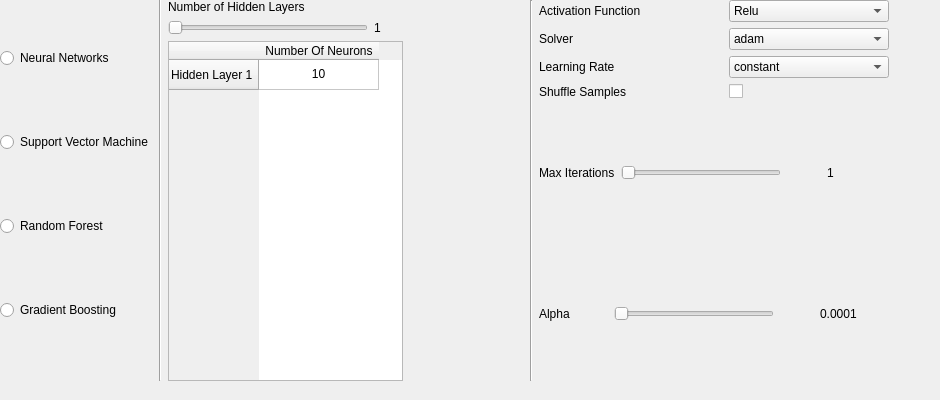
        <widget class="QWidget" name="page_regression">
         <widget class="QWidget" name="horizontalLayoutWidget">
          <property name="geometry">
           <rect>
            <x>0</x>
            <y>-10</y>
            <width>931</width>
            <height>391</height>
           </rect>
          </property>
          <layout class="QHBoxLayout" name="horizontalLayout_9">
           <property name="sizeConstraint">
            <enum>QLayout::SetMaximumSize</enum>
           </property>
           <item>
            <layout class="QVBoxLayout" name="verticalLayout_9">
             <item>
              <widget class="QRadioButton" name="nn_regression_radioButton">
               <property name="text">
                <string>Neural Networks</string>
               </property>
              </widget>
             </item>
             <item>
              <widget class="QRadioButton" name="svm_regression_radioButton">
               <property name="text">
                <string>Support Vector Machine</string>
               </property>
              </widget>
             </item>
             <item>
              <widget class="QRadioButton" name="randomforest_regression_radioButton">
               <property name="text">
                <string>Random Forest</string>
               </property>
              </widget>
             </item>
             <item>
              <widget class="QRadioButton" name="gradientboosting_regression_radioButton">
               <property name="text">
                <string>Gradient Boosting</string>
               </property>
              </widget>
             </item>
            </layout>
           </item>
           <item>
            <widget class="Line" name="line_2">
             <property name="orientation">
              <enum>Qt::Vertical</enum>
             </property>
            </widget>
           </item>
           <item>
            <widget class="QStackedWidget" name="regression_parameters_stackedWidget">
             <property name="currentIndex">
              <number>0</number>
             </property>
             <widget class="QWidget" name="nn_regression_page">
              <widget class="QWidget" name="layoutWidget">
               <property name="geometry">
                <rect>
                 <x>0</x>
                 <y>10</y>
                 <width>721</width>
                 <height>381</height>
                </rect>
               </property>
               <layout class="QHBoxLayout" name="horizontalLayout_17">
                <item>
                 <layout class="QVBoxLayout" name="verticalLayout_11">
                  <item>
                   <widget class="QLabel" name="reg_nn_hidden_layers_label">
                    <property name="sizePolicy">
                     <sizepolicy hsizetype="Minimum" vsizetype="Preferred">
                      <horstretch>0</horstretch>
                      <verstretch>0</verstretch>
                     </sizepolicy>
                    </property>
                    <property name="maximumSize">
                     <size>
                      <width>160</width>
                      <height>16777215</height>
                     </size>
                    </property>
                    <property name="text">
                     <string>Number of Hidden Layers</string>
                    </property>
                   </widget>
                  </item>
                  <item>
                   <layout class="QHBoxLayout" name="horizontalLayout_19">
                    <item>
                     <widget class="QSlider" name="reg_nn_layers_horizontalSlider">
                      <property name="maximumSize">
                       <size>
                        <width>200</width>
                        <height>16777215</height>
                       </size>
                      </property>
                      <property name="minimum">
                       <number>1</number>
                      </property>
                      <property name="maximum">
                       <number>50</number>
                      </property>
                      <property name="orientation">
                       <enum>Qt::Horizontal</enum>
                      </property>
                     </widget>
                    </item>
                    <item>
                     <widget class="QLabel" name="reg_nn_layers_label">
                      <property name="text">
                       <string>1</string>
                      </property>
                     </widget>
                    </item>
                   </layout>
                  </item>
                  <item>
                   <widget class="QTableWidget" name="reg_nn_layers_tableWidget">
                    <property name="maximumSize">
                     <size>
                      <width>235</width>
                      <height>16777215</height>
                     </size>
                    </property>
                    <attribute name="horizontalHeaderDefaultSectionSize">
                     <number>120</number>
                    </attribute>
                    <row>
                     <property name="text">
                      <string>Hidden Layer 1</string>
                     </property>
                    </row>
                    <column>
                     <property name="text">
                      <string>Number Of Neurons</string>
                     </property>
                    </column>
                    <item row="0" column="0">
                     <property name="text">
                      <string>10</string>
                     </property>
                     <property name="textAlignment">
                      <set>AlignCenter</set>
                     </property>
                    </item>
                   </widget>
                  </item>
                 </layout>
                </item>
                <item>
                 <widget class="Line" name="line_3">
                  <property name="orientation">
                   <enum>Qt::Horizontal</enum>
                  </property>
                 </widget>
                </item>
                <item>
                 <widget class="Line" name="line_4">
                  <property name="orientation">
                   <enum>Qt::Vertical</enum>
                  </property>
                 </widget>
                </item>
                <item>
                 <layout class="QVBoxLayout" name="verticalLayout_8">
                  <item>
                   <layout class="QHBoxLayout" name="horizontalLayout_12">
                    <item>
                     <widget class="QLabel" name="label_16">
                      <property name="text">
                       <string>Activation Function</string>
                      </property>
                     </widget>
                    </item>
                    <item>
                     <widget class="QComboBox" name="reg_nn_actvfunc_comboBox">
                      <property name="maximumSize">
                       <size>
                        <width>160</width>
                        <height>16777215</height>
                       </size>
                      </property>
                      <item>
                       <property name="text">
                        <string>Relu</string>
                       </property>
                      </item>
                      <item>
                       <property name="text">
                        <string>Identity</string>
                       </property>
                      </item>
                      <item>
                       <property name="text">
                        <string>Logistic</string>
                       </property>
                      </item>
                      <item>
                       <property name="text">
                        <string>Tanh</string>
                       </property>
                      </item>
                     </widget>
                    </item>
                   </layout>
                  </item>
                  <item>
                   <layout class="QHBoxLayout" name="horizontalLayout_11">
                    <item>
                     <widget class="QLabel" name="label_17">
                      <property name="text">
                       <string>Solver</string>
                      </property>
                     </widget>
                    </item>
                    <item>
                     <widget class="QComboBox" name="reg_nn_solver_comboBox">
                      <property name="maximumSize">
                       <size>
                        <width>160</width>
                        <height>16777215</height>
                       </size>
                      </property>
                      <item>
                       <property name="text">
                        <string>adam</string>
                       </property>
                      </item>
                      <item>
                       <property name="text">
                        <string>lbfgs</string>
                       </property>
                      </item>
                      <item>
                       <property name="text">
                        <string>sgd</string>
                       </property>
                      </item>
                     </widget>
                    </item>
                   </layout>
                  </item>
                  <item>
                   <layout class="QHBoxLayout" name="horizontalLayout_13">
                    <item>
                     <widget class="QLabel" name="label_18">
                      <property name="text">
                       <string>Learning Rate</string>
                      </property>
                     </widget>
                    </item>
                    <item>
                     <widget class="QComboBox" name="reg_nn_learnrate_comboBox">
                      <property name="maximumSize">
                       <size>
                        <width>160</width>
                        <height>16777215</height>
                       </size>
                      </property>
                      <item>
                       <property name="text">
                        <string>constant</string>
                       </property>
                      </item>
                      <item>
                       <property name="text">
                        <string>invscaling</string>
                       </property>
                      </item>
                      <item>
                       <property name="text">
                        <string>adaptive</string>
                       </property>
                      </item>
                     </widget>
                    </item>
                   </layout>
                  </item>
                  <item>
                   <layout class="QHBoxLayout" name="horizontalLayout_14">
                    <item>
                     <widget class="QLabel" name="label_8">
                      <property name="text">
                       <string>Shuffle Samples</string>
                      </property>
                     </widget>
                    </item>
                    <item>
                     <widget class="QCheckBox" name="reg_nn_shuffle_checkBox">
                      <property name="maximumSize">
                       <size>
                        <width>160</width>
                        <height>16777215</height>
                       </size>
                      </property>
                      <property name="text">
                       <string/>
                      </property>
                     </widget>
                    </item>
                   </layout>
                  </item>
                  <item>
                   <layout class="QHBoxLayout" name="horizontalLayout_15">
                    <item>
                     <widget class="QLabel" name="label">
                      <property name="text">
                       <string>Max Iterations</string>
                      </property>
                     </widget>
                    </item>
                    <item>
                     <widget class="QSlider" name="reg_nn_max_iter_horizontalSlider">
                      <property name="maximumSize">
                       <size>
                        <width>160</width>
                        <height>16777215</height>
                       </size>
                      </property>
                      <property name="minimum">
                       <number>1</number>
                      </property>
                      <property name="maximum">
                       <number>300</number>
                      </property>
                      <property name="orientation">
                       <enum>Qt::Horizontal</enum>
                      </property>
                     </widget>
                    </item>
                    <item>
                     <spacer name="horizontalSpacer_4">
                      <property name="orientation">
                       <enum>Qt::Horizontal</enum>
                      </property>
                      <property name="sizeType">
                       <enum>QSizePolicy::Minimum</enum>
                      </property>
                      <property name="sizeHint" stdset="0">
                       <size>
                        <width>40</width>
                        <height>20</height>
                       </size>
                      </property>
                     </spacer>
                    </item>
                    <item>
                     <widget class="QLabel" name="reg_nn_max_iter_label">
                      <property name="minimumSize">
                       <size>
                        <width>35</width>
                        <height>0</height>
                       </size>
                      </property>
                      <property name="text">
                       <string>1</string>
                      </property>
                     </widget>
                    </item>
                   </layout>
                  </item>
                  <item>
                   <layout class="QHBoxLayout" name="horizontalLayout_16">
                    <item>
                     <widget class="QLabel" name="label_15">
                      <property name="text">
                       <string>Alpha</string>
                      </property>
                     </widget>
                    </item>
                    <item>
                     <widget class="QSlider" name="reg_nn_alpha_horizontalSlider">
                      <property name="maximumSize">
                       <size>
                        <width>160</width>
                        <height>16777215</height>
                       </size>
                      </property>
                      <property name="minimum">
                       <number>1</number>
                      </property>
                      <property name="maximum">
                       <number>100</number>
                      </property>
                      <property name="orientation">
                       <enum>Qt::Horizontal</enum>
                      </property>
                     </widget>
                    </item>
                    <item>
                     <spacer name="horizontalSpacer_3">
                      <property name="orientation">
                       <enum>Qt::Horizontal</enum>
                      </property>
                      <property name="sizeType">
                       <enum>QSizePolicy::Minimum</enum>
                      </property>
                      <property name="sizeHint" stdset="0">
                       <size>
                        <width>40</width>
                        <height>20</height>
                       </size>
                      </property>
                     </spacer>
                    </item>
                    <item>
                     <widget class="QLabel" name="reg_nn_alpha_label">
                      <property name="minimumSize">
                       <size>
                        <width>50</width>
                        <height>0</height>
                       </size>
                      </property>
                      <property name="text">
                       <string>0.0001</string>
                      </property>
                     </widget>
                    </item>
                   </layout>
                  </item>
                 </layout>
                </item>
               </layout>
              </widget>
             </widget>
             <widget class="QWidget" name="svm_regression_page">
              <widget class="QLabel" name="label_3">
               <property name="geometry">
                <rect>
                 <x>210</x>
                 <y>90</y>
                 <width>60</width>
                 <height>16</height>
                </rect>
               </property>
               <property name="text">
                <string>SVM</string>
               </property>
              </widget>
             </widget>
             <widget class="QWidget" name="randomforest_regression_page">
              <widget class="QLabel" name="label_6">
               <property name="geometry">
                <rect>
                 <x>190</x>
                 <y>120</y>
                 <width>60</width>
                 <height>16</height>
                </rect>
               </property>
               <property name="text">
                <string>Random</string>
               </property>
              </widget>
             </widget>
             <widget class="QWidget" name="gradientboosting_regression_page">
              <widget class="QLabel" name="label_7">
               <property name="geometry">
                <rect>
                 <x>200</x>
                 <y>180</y>
                 <width>60</width>
                 <height>16</height>
                </rect>
               </property>
               <property name="text">
                <string>Boost</string>
               </property>
              </widget>
             </widget>
            </widget>
           </item>
          </layout>
         </widget>
        </widget>
